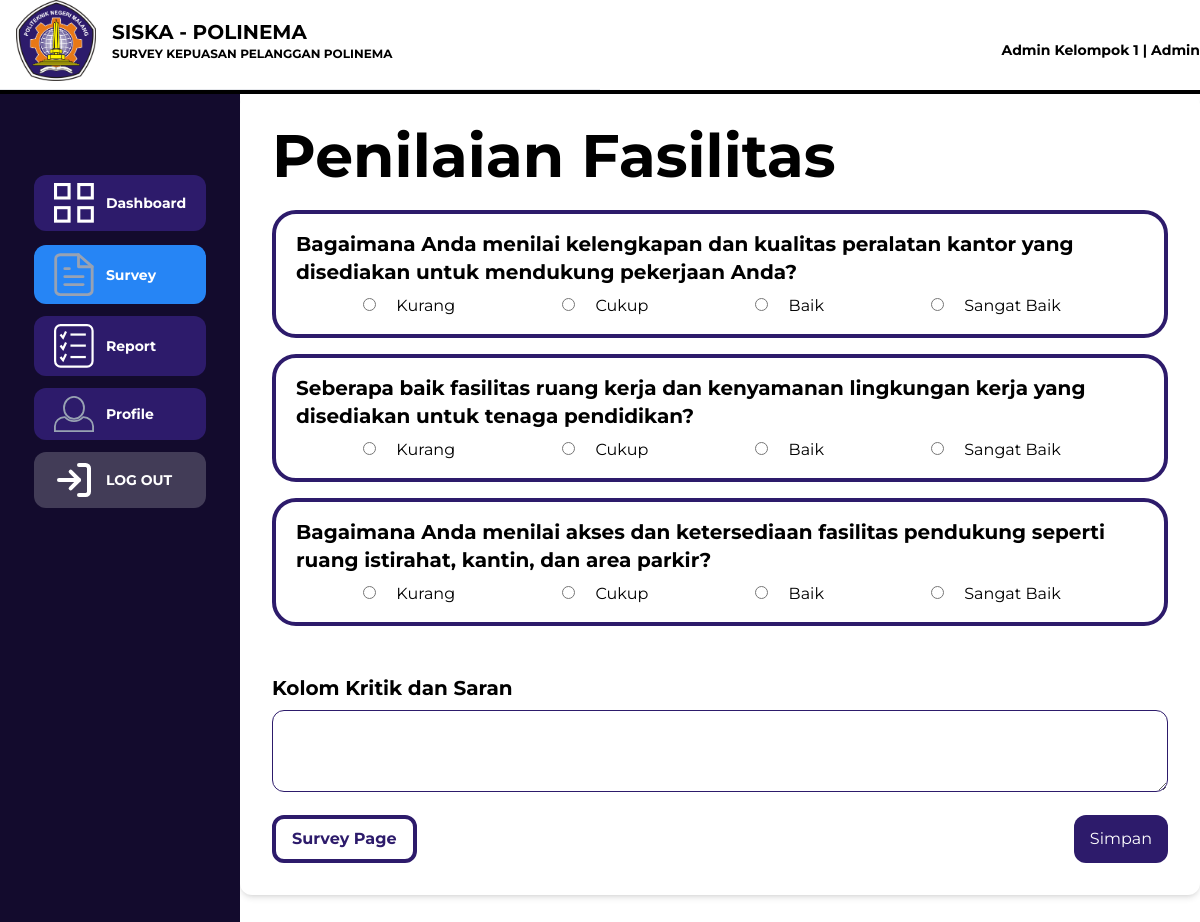
/tendik/penilaianFasilitas_Tendik.php (signed in), run on the app's committed database.
### tables this page shows
CREATE TABLE `m_survey_soal` (
  `id_soal` int(11) NOT NULL,
  `id_survey` int(11) DEFAULT NULL,
  `id_kategori` int(11) DEFAULT NULL,
  `no_urut` int(11) DEFAULT NULL,
  `soal_jenis` enum('pilihan') DEFAULT NULL,
  `soal_nama` varchar(500) DEFAULT NULL
);

### tendik/penilaianFasilitas_Tendik.php (the view, shortened to what this page needs)
<?php
$servername = "localhost";
$username_db = "root";
$password_db = "";
$database = "projekakhir";
$conn = new mysqli($servername, $username_db, $password_db, $database);
$sql = "SELECT s.id_soal, s.id_survey id_survey, k.kategori_nama, k.id_kategori id_kategori, soal_nama FROM m_survey_soal s LEFT JOIN m_kategori k ON s.id_kategori = k.id_kategori WHERE s.id_kategori = 1 && s.id_survey = 4;";
$result = $conn->query($sql);
?>
<!DOCTYPE html>
<html lang="en">
<script src="https://cdn.tailwindcss.com"></script>
<body>
    <div class="grid grid-cols-2">
        <div class="left relative">
            <div class="flex items-center gap-4 mb-2 ps-4">
                <img src="../aset/lambang-polinema1.png" class="w-20" />
                <div>
                    <h1 class="font-bold text-xl">SISKA - POLINEMA</h1>
                    <p class="text-xs font-bold">SURVEY KEPUASAN PELANGGAN POLINEMA</p>
                </div>
            </div>
        </div>
        <div class="text-sm text-end mt-10">
            <h1><b><?=$_SESSION['nama']?> | <?=$_SESSION['user_type']?></b></h1>
        </div>
        <hr />
    </div>
    <hr class="border-2 border-black" />
    <div class="grid grid-cols-5 h-screen">
        <div class="left bg-[#130B2d] py-20 relative">
            <ul class="grid grid-rows-3 gap-3 text-center text-sm items-center justify-center">
                <li class="px-5 py-2 bg-[#2D1B6B] font-bold text-white rounded-xl">
                    <a class="flex items-center gap-3" href="dashboardTendik.php"><img src="../aset/dashSym.svg" class="w-10" /><span>Dashboard</span></a>
                </li>
                <li class="px-5 py-2 bg-[#2685F5] font-bold text-white rounded-xl">
                    <a class="flex items-center gap-3" href="surveyTendik.php"><img src="../aset/surveySym.svg" class="w-10" /><span>Survey</span></a>
                </li>
                <li class="px-5 py-2 bg-[#2D1B6B] font-bold text-white rounded-xl">
                    <a class="flex items-center gap-3" href="reportTendik.php"><img src="../aset/ReportSym.svg" class="w-10" /><span>Report</span></a>
                </li>
                <li class="px-5 py-2 bg-[#2D1B6B] font-bold text-white rounded-xl">
                    <a class="flex items-center gap-3" href="profileTendik.php"><img src="../aset/profileSym.svg" class="w-10" /><span>Profile</span></a>
                </li>
                <li class="px-5 py-2 bg-[#423C57] font-bold text-white rounded-xl">
                    <a class="flex items-center gap-3" href="../logout.php"><img src="../aset/Logout.svg" class="w-10" /><span>LOG OUT</span></a>
                </li>
            </ul>
        </div>
        <div class="col-span-4">
        <main class="col-span-4">
        <div class="bg-white p-8 rounded-xl shadow-md">
        <h1 class="text-6xl font-bold mb-6">Penilaian Fasilitas</h1>
        <form action = "submitProses_Tendik.php" method= "post">
            <div class="grid gap-4 col-span-4">
                <?php
                if ($result->num_rows > 0) {
                    while($row = $result->fetch_assoc()) {
                      ?>
                <div class="border rounded-3xl px-5 py-4 border-[#2D1B6B] border-4 w-full">
                    <h2 class="text-xl font-bold mb-2"><?=$row['soal_nama']?></h2>
                    <div class="flex justify-evenly gap-6 w-full">
                    <div>
                        <input type="radio" id="<?=$row['id_kategori'].'1'?>" name="<?=$row['id_soal']?>" value="kurang"  />
                        <label for="<?=$row['id_kategori'].'1'?>" class=" text-black py-2 px-4 rounded-xl">Kurang</label>
                    </div>
                    <div>
                        <input type="radio" id="<?=$row['id_kategori'].'2'?>" name="<?=$row['id_soal']?>" value="cukup" />
                        <label for="<?=$row['id_kategori'].'2'?>" class=" text-black py-2 px-4 rounded-xl">Cukup</label>
                    </div>
                    <div>
                        <input type="radio" id="<?=$row['id_kategori'].'3'?>" name="<?=$row['id_soal']?>" value="baik" />
                        <label for="<?=$row['id_kategori'].'3'?>" class=" text-black py-2 px-4 rounded-xl">Baik</label>
                    </div>
                    <div>
                        <input type="radio" id="<?=$row['id_kategori'].'4'?>" name="<?=$row['id_soal']?>" value="sangat baik" />
                        <label for="<?=$row['id_kategori'].'4'?>" class=" text-black py-2 px-4 rounded-xl">Sangat Baik</label>
                    </div>
                    </div>
                </div>
                <?php
                    }
                  } else {
                    echo "0 results";
                  }
                ?>
            <div class="mt-8">
                <h2 class="text-xl font-bold mb-2">Kolom Kritik dan Saran</h2>
                <textarea class="w-full p-4 rounded-xl border border-[#2D1B6B]" name="saran"></textarea>
            </div>
            <div>
            <div class="flex justify-between w-full">
            <button class="bg-white text-[#2D1B6B] border-[#2D1B6B] py-2 px-4 rounded-xl border-[#2D1B6B] border-4" type="back"><a href="surveyTendik.php"><b>Survey Page</b></a></button>
            <button class="end-content bg-[#2D1B6B] text-white py-2 px-4 rounded-xl" type="submit">Simpan</button>
            </div>
            </div>
        </form>
    </div>
</main>
        </div>
    </div>
</body>
</html>

### tendik/penilaianFasilitas_Tendik.php (style rules this page uses)
body { font-family: "Montserrat"; font-style: normal; font-weight: 400; }

### data on the page
m_survey_soal: soal_nama "Bagaimana Anda menilai kelengkapan dan kualitas peralatan kantor yang disediakan untuk mendukung pekerjaan Anda?"
m_survey_soal: soal_nama "Seberapa baik fasilitas ruang kerja dan kenyamanan lingkungan kerja yang disediakan untuk tenaga pendidikan?"
m_survey_soal: soal_nama "Bagaimana Anda menilai akses dan ketersediaan fasilitas pendukung seperti ruang istirahat, kantin, dan area parkir?"

### other printed values
$_SESSION['nama'] "Admin Kelompok 1"
$_SESSION['user_type'] "Admin"
